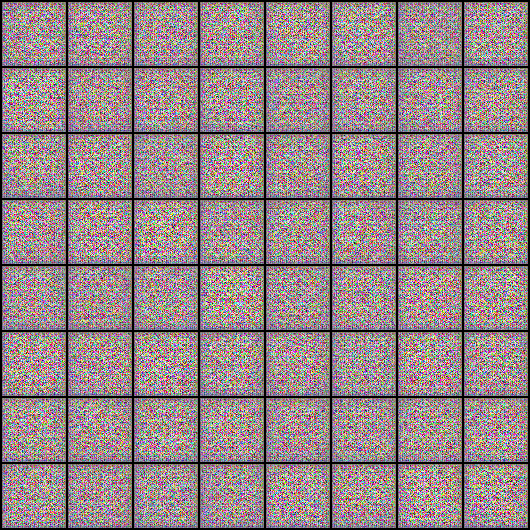
#> input picture ML_tutorials_nbviewer/generated_images/fake_samples_epoch_000.png, 530 x 530 px, found by its file name; its folder holds 4 pictures in this run
$ python animation.py
#> lines starting #> are read from the running program, lines starting #| are printed output that depends on the picture
from matplotlib import pyplot as plt
from matplotlib import animation
import matplotlib.image as mgimg
import numpy as np
import os


fig = plt.figure()
ax = plt.gca()
ax = plt.gca()
path = "/Users/rubencr/Desktop/ML_notebooks/ML_models/ML_tutorials_github/generated_images"
images = [files for files in os.listdir(path) if files.endswith("png")]
first = plt.imread(os.path.join(path, images[0]))
#> first is the input picture: shape (530, 530, 3) float32; mean R, G, B 0.579, 0.519, 0.529
im = ax.imshow(first, animated=True)


def animate(i):
    imc = plt.imread(os.path.join(path, images[i]))
    im.set_data(imc)
    return im,

ani = animation.FuncAnimation(fig, animate, frames=len(images), repeat=True, interval=500, repeat_delay=1000)
ani.save('animation.gif', writer='imagemagick')
#> call 3 of animate, with i = 1
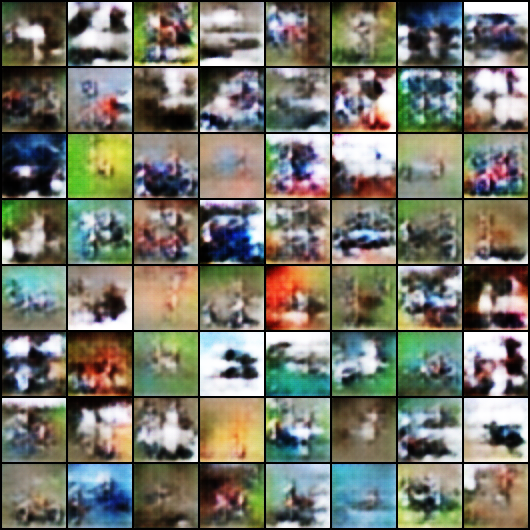
#> input picture ML_tutorials_nbviewer/generated_images/fake_samples_epoch_001.png, 530 x 530 px, found by its file name
#> in animate, imc is the input picture: shape (530, 530, 3) float32; mean R, G, B 0.463, 0.464, 0.418
#> call 4 of animate, with i = 2
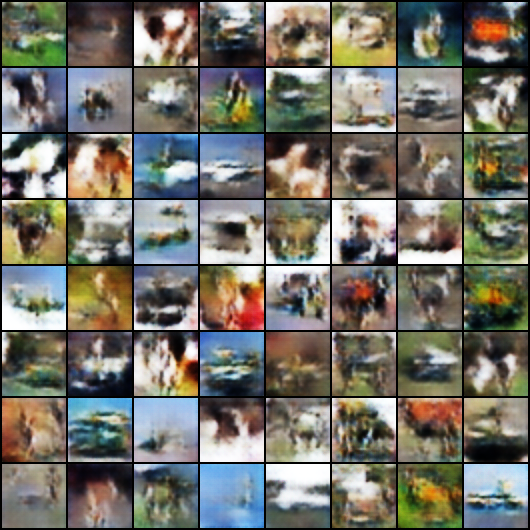
#> input picture ML_tutorials_nbviewer/generated_images/fake_samples_epoch_002.png, 530 x 530 px, found by its file name
#> in animate, imc is the input picture: shape (530, 530, 3) float32; mean R, G, B 0.455, 0.447, 0.411
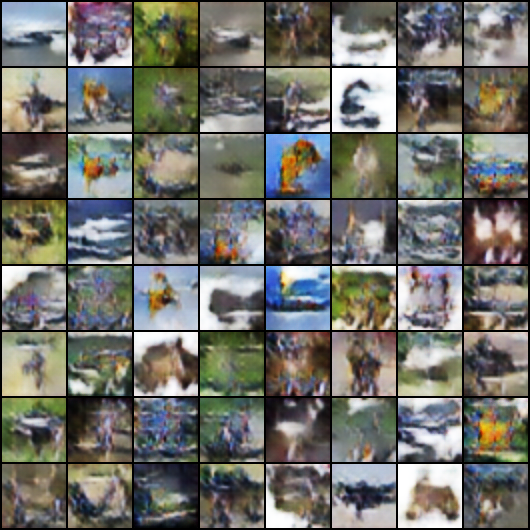
#> input picture ML_tutorials_nbviewer/generated_images/fake_samples_epoch_003.png, 530 x 530 px, found by its file name
#> in animate, imc is the input picture: shape (530, 530, 3) float32; mean R, G, B 0.442, 0.442, 0.419
plt.show()
